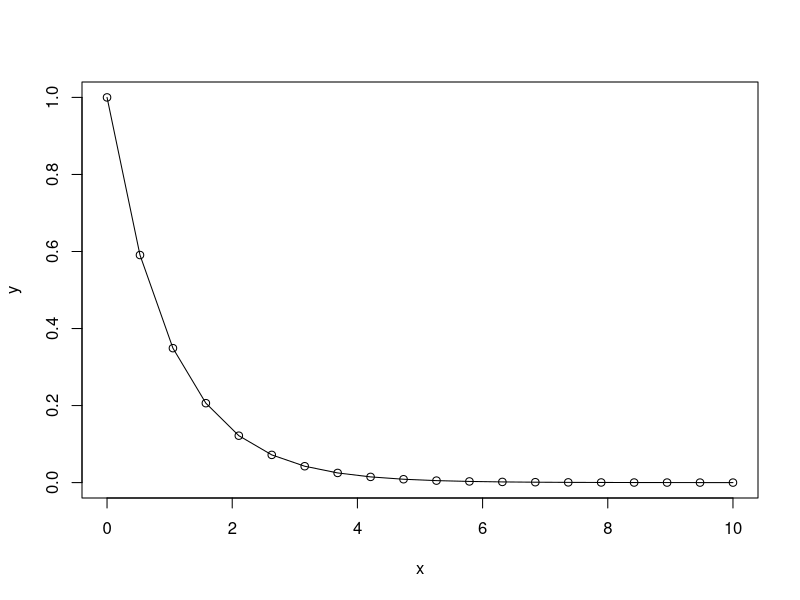
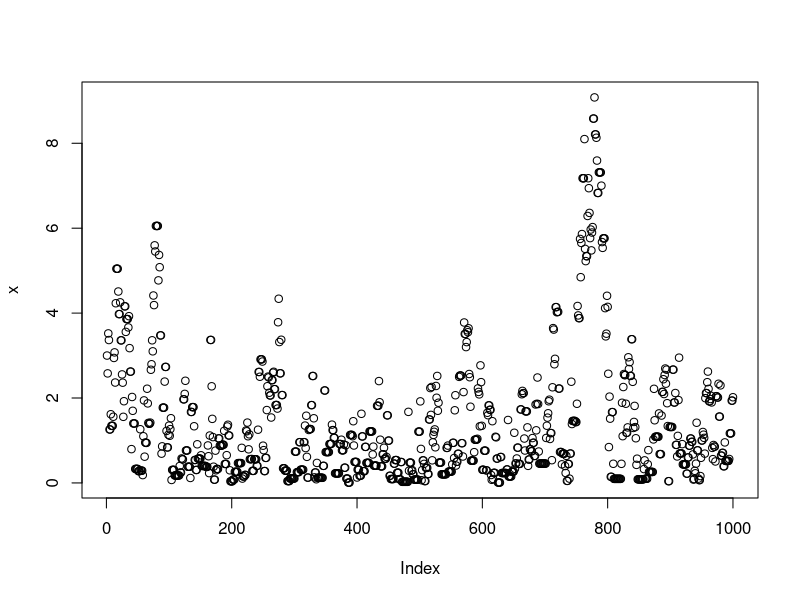
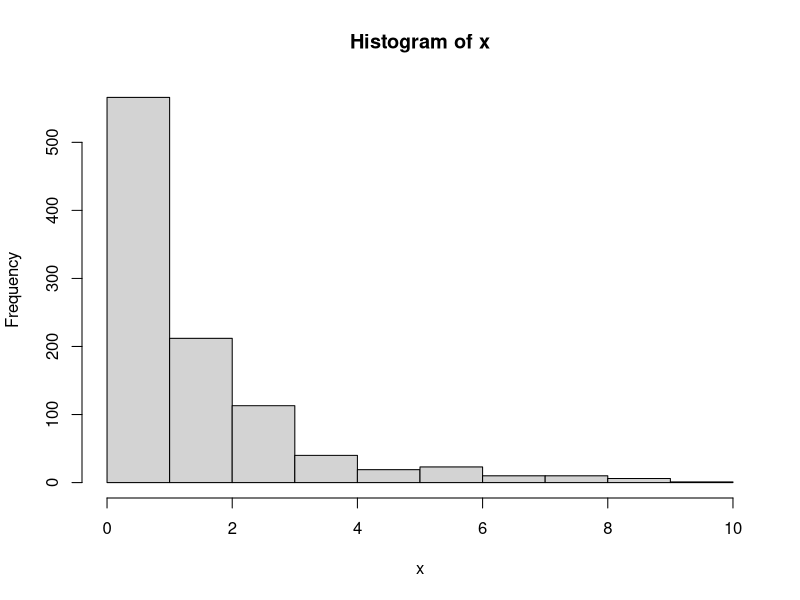
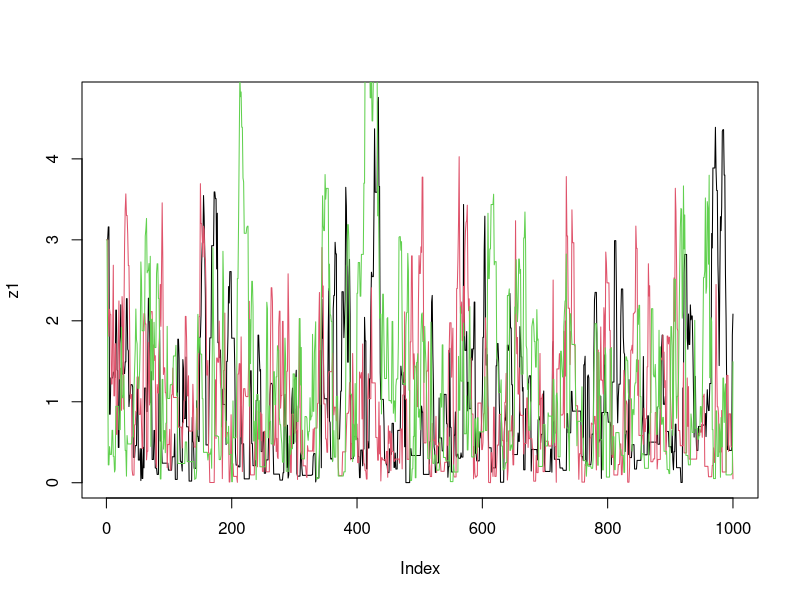
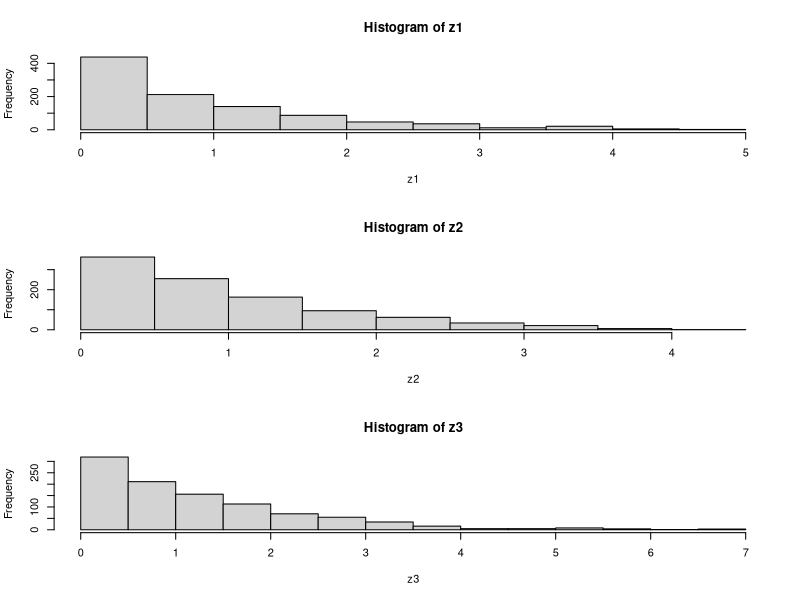
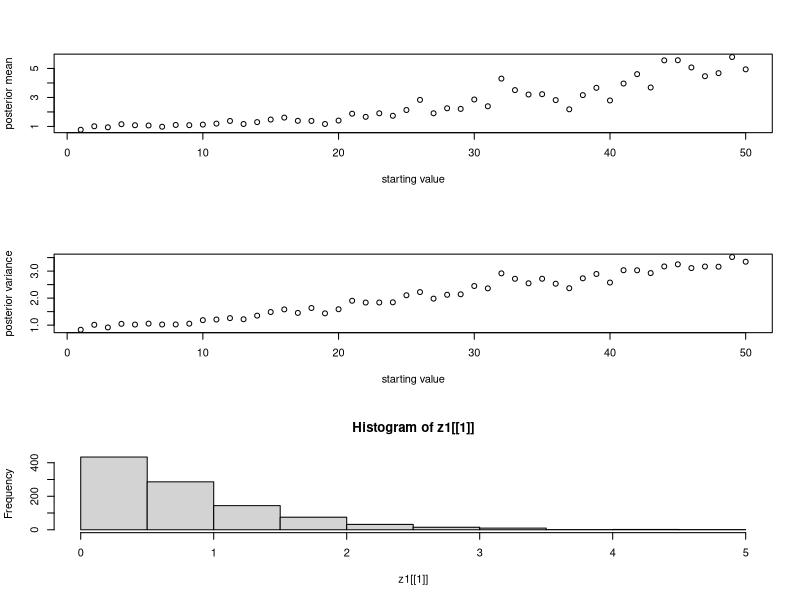
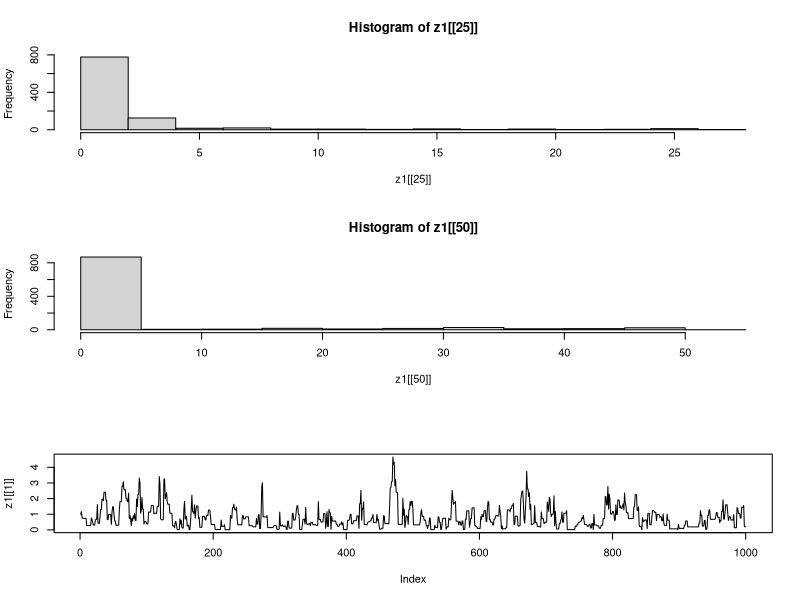
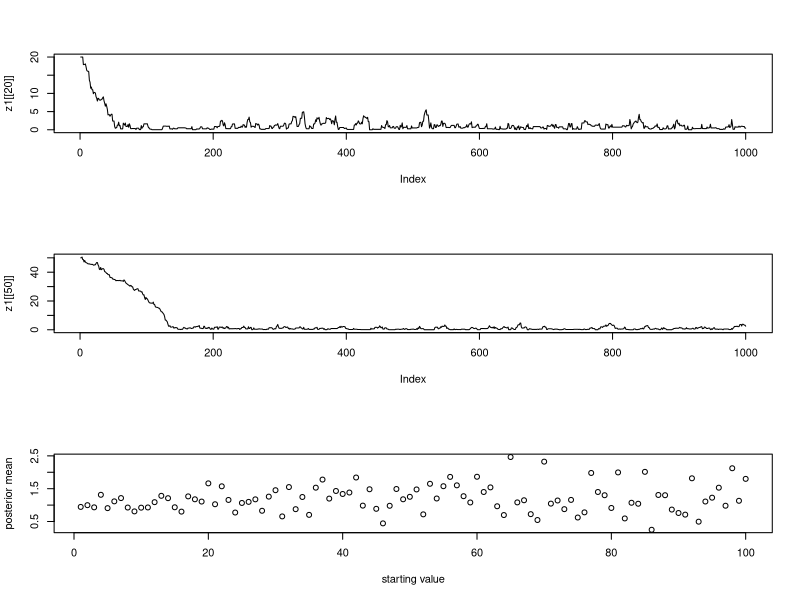

R code for these plots, in order: (Note: this script raises an error after producing the figures.)
# Session 3: Introduction to MCMC in R (Computing Practical)
#
# Note: anything following a # sign is a comment, and will be ignored by R
# (this should make it easier to cut and paste things)
#
#
# Example 1: sampling from an exponential distribution using MCMC
#
#
# first: a few example lines of R
x = seq(from = 0, to = 10, length=20)
y = exp(-x)
plot(x,y)
lines(x,y) #lines adds lines to an existing plot

# Now: set up a target function we want to sample from
# In this case we are going to use the density of the exponential distribution

target = function(x){
  if(x<0){
    return(0)}
  else {
    return( exp(-x))
  }
}

#Try computing a couple of values
target(3)
target(-1)


# Next, we will program a Metropolis--Hastings scheme to sample
# from a distribution proportional to the target
x = rep(0,1000)
x[1] = 3     #this is just a starting value, which I’ve set arbitrarily to 3

for(i in 2:1000){
  currentx = x[i-1]
  proposedx = currentx + rnorm(1,mean=0,sd=1)
  A = target(proposedx)/target(currentx)
  if(runif(1)<A){
    x[i] = proposedx
  } else {
    x[i] = currentx
  }
}

# note that x is a realisation of a Markov Chain
# we can make a few plots of x:
plot(x)
hist(x)


# We can wrap this up in a function to make things a bit neater,
# and make it easy to try changing starting values and proposal distributions
easyMCMC = function(niter, startval, proposalsd){
  x = rep(0,niter)
  x[1] = startval
  for(i in 2:niter){
    currentx = x[i-1]
    proposedx = rnorm(1,mean=currentx,sd=proposalsd)
    A = target(proposedx)/target(currentx)
    if(runif(1)<A){
      x[i] = proposedx
    } else {
      x[i] = currentx
    }
  }
  return(x)
}


#Now we’ll run the MCMC scheme 3 times,
#and look to see how similar the results are
z1=easyMCMC(1000,3,1)
z2=easyMCMC(1000,3,1)
z3=easyMCMC(1000,3,1)
plot(z1,type="l")
lines(z2,col=2)
lines(z3,col=3)
par(mfcol=c(3,1)) #rather odd command tells R to put 3 graphs on a single page
hist(z1)
hist(z2)
hist(z3)

# Exercises: use the function easyMCMC to explore the following:
#
# 1a) how do different starting values affect the MCMC scheme?
sv <- seq(1,50,1)
z1 <- list()
for(i in 1:length(sv)){
  z1[[i]]=easyMCMC(1000,sv[i],1)
}
plot(sv,as.numeric(lapply(z1,mean)), xlab="starting value", ylab="posterior mean")
plot(sv,sqrt(as.numeric(lapply(z1,sd))), xlab="starting value", ylab="posterior variance")
hist(z1[[1]])
hist(z1[[25]])
hist(z1[[50]])
plot(z1[[1]], type="l")
plot(z1[[20]], type="l")
plot(z1[[50]], type="l")


# 1b) what is the effect of having a bigger/smaller proposal standard deviation?
prop_sd <- seq(1,100,1)
z2 <- list()
for(i in 1:length(prop_sd)){
  z2[[i]]=easyMCMC(1000,3,prop_sd[i])
}
plot(prop_sd,as.numeric(lapply(z2,mean)), xlab="starting value", ylab="posterior mean")
plot(prop_sd,sqrt(as.numeric(lapply(z2,sd))), xlab="starting value", ylab="posterior variance")
hist(z2[[1]])
hist(z2[[25]])
hist(z2[[50]])
plot(z2[[1]], type="l")
plot(z2[[20]], type="l")
plot(z2[[50]], type="l")


# 1c) try changing the target function to the following
#
target = function(x){
  return((x>0 & x <1) + (x>2 & x<3))
}

# What does this target look like? BIMODAL
x <- seq(0,10,0.1)
hist(target(x))
target(x)
# returning values only in two groups between 0 and 1 and between 2 and 3
z1=easyMCMC(1000,2.5,1)
z2=easyMCMC(1000,1.5,1)
z3=easyMCMC(1000,0.5,1)
hist(z1)
hist(z2)
hist(z3)
plot(z1, type="l")
plot(z2, type="l")
plot(z3, type="l")



# What happens if the proposal sd is too small here? (try eg 1 and 0.1)
# values within the two groups work 
z1=easyMCMC(1000,2.5,0.1)
z2=easyMCMC(1000,0.5,0.1)
hist(z1, xlim=c(0,3))
hist(z2, xlim=c(0,3))
plot(z1, type="l", ylim=c(0,3))
points(z2, type="l", col="dark grey")

# starting values outside groups may not run
z1=easyMCMC(1000,1.5,0.1)
hist(z1)
plot(1:1000,z1)








#-----------------------------------------------------------
# Example 2: Estimating an allele frequency
#
# A standard assumption when modelling genotypes of
# bi-allelic loci (eg loci with alleles A and a) is
# that the population is "randomly mating". From this assumption
# it follows that the population will be in
# "Hardy Weinberg Equilibrium" (HWE), which means that
# if p is the frequency of the allele A then the
# genotypes AA, Aa and aa will have frequencies
# p*p, 2p(1-p) and (1-p)*(1-p)
#
# A simple prior for p is to assume it is uniform on [0,1].
# Suppose that we sample n individuals, and observe nAA with genotype AA,
# nAa with genotype Aa and naa with genotype aa.
#
# The following R code gives a short MCMC routine to sample from the posterior
# distribution of p. Try to go through the code to see how it works.

prior = function(p){
  if((p<0) || (p>1)){ # || here means "or"
    return(0)} 
  else{ 
    return(1)} 
}

likelihood = function(p, nAA, nAa, naa){
  return(p^(2*nAA) * (2*p*(1-p))^nAa * (1-p)^(2*naa))
}

psampler = function(nAA, nAa, naa, niter, pstartval, pproposalsd){
  p = rep(0,niter)
  p[1] = pstartval
  for(i in 2:niter){
    currentp = p[i-1]
    newp = currentp + rnorm(1,0,pproposalsd)
    A = prior(newp)*likelihood(newp,nAA,nAa,naa)/(prior(currentp) * likelihood(currentp,nAA,nAa,naa))
    if(runif(1)<A){
      p[i] = newp
    } 
    else {
      p[i] = currentp
    }
  }
  return(p)
}

# running this sample for nAA = 50, nAa = 21, naa=29.
z=psampler(50,21,29,10000,0.5,0.01)

# Now some R code to compare the sample from the posterior
# with the theoretical posterior (which in this case is available analytically;
# from lecture 1, since we observed 121 As, and 79 as, out of 200, the posterior
# for p is beta(121+1,79+1). See notes from Session 1.
par(mfcol=c(1,1))
x=seq(0,1,length=1000)
hist(z,prob=T, xlim=c(0.4,0.8), col="dark grey", ylim=c(0,20), main="")
lines(x,dbeta(x,122, 80))  # overlays beta density on histogram

# You might also like to discard the first 5000 z’s as "burnin"
# here’s one way in R to select only the last 5000 zs
par(new=T)
hist(z[5001:10000], prob=T, col="light grey",  xlim=c(0.4,0.8), ylim=c(0,20), main="")

#
#
# Some things to try: how do the starting point and proposal sd affect things?
#



#--------------------------------------------------------------------------------------
# Example 3: Estimating an allele frequency and inbreeding coefficient
# (If time allows!)
#
# A slightly more complex alternative than HWE is to assume that
# there is a tendency for people to mate with others who are
# slightly more closely-related than "random" (as might
# happen in a geographically-structured population, for example).
# This will result in an excess of homozygotes compared with
# HWE. A simple way to capture this is to introduce an extra parameter,
# the "inbreeding coefficient" f, and assume that the genotypes
# AA, Aa and aa have frequencies fp + (1-f)p*p, (1-f) 2p(1-p)
# and f(1-p) + (1-f)(1-p)(1-p)
#
# In most cases it would be natural to treat f as a feature of
# the population, and therefore assume f is constant across loci.
# For simplicity we will consider just a single locus.
# Note that both f and p are constrained to lie between 0 and 1
# (inclusive). A simple prior for each of these two parameters is to assume
# that they are independent, uniform on [0,1]. Suppose
# that we sample n individuals, and observe nAA with genotype AA,
# nAa with genotype Aa and naa with genotype aa.
#
# Exercise: write a short MCMC routine to sample from the joint
# distribution of f and p.
#
# Hint: here is a start; you’ll need to fill in the ...
#

prior = function(p){
  if((p<0) || (p>1)){ # || here means "or"
    return(0)} 
  else{ 
    return(1)} 
}


likelihood = function(p, f, nAA, nAa, naa){
  return(((f*p) + ((1-f)*(p^2)))^nAA * ( (1-f)*2*p*(1-p))^nAa * ( f*(1-p) + (1-f)*((1-p)*(1-p)))^naa)
}


fpsampler = function(nAA, nAa, naa, niter, fstartval, pstartval, fproposalsd, pproposalsd){
  f = rep(0,niter)
  p = rep(0,niter)
  f[1] = fstartval
  p[1] = pstartval
  for(i in 2:niter){
    currentp = p[i-1]
    currentf = f[i-1]
    newp = currentp + rnorm(1,0,pproposalsd)
    A = prior(newp)*likelihood(newp,currentf,nAA,nAa,naa)/(prior(currentp) * likelihood(currentp,currentf,nAA,nAa,naa))
    if(runif(1)<A){
      p[i] = newp
    } 
    else {
      p[i] = currentp
    }
    newf = currentf + rnorm(1,0,fproposalsd)
    A = prior(newf)*likelihood(p[i],newf,nAA,nAa,naa)/(prior(currentf) * likelihood(p[i],currentf,nAA,nAa,naa))
    if(runif(1)<A){
      f[i] = newf
    } 
    else {
      f[i] = currentf
    }
  }
  return(list(f=f,p=p)) # return a "list" with two elements named f and p
}

z=fpsampler(45,10,45,10000,0.8,0.5,0.01,0.01)
x=seq(0,1,length=1000)
hist(z$f[5000:10000],prob=T, xlim=c(0,1), col="dark grey", ylim=c(0,20), main="", xlab="posterior estimate")
par(new=T)
hist(z$p[5000:10000],prob=T, xlim=c(0,1), col="dark grey", ylim=c(0,20), main="", xlab="", ylab="")
plot(z$f, type="l")
plot(z$p, type="l")


# estimate values from posterior estimate
p=mean(z$p)
f=mean(z$f)
N=100
((p^2) + (f*(1-p)*p))*N
( (1-f)*2*p*(1-p))*N
((f*(1-p)*p) + ((1-p)^2))*N
